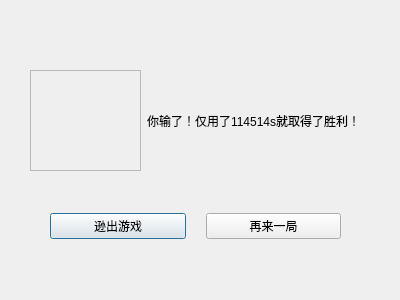
<?xml version="1.0" encoding="UTF-8"?>
<ui version="4.0">
 <class>LostDialog</class>
 <widget class="QDialog" name="LostDialog">
  <property name="geometry">
   <rect>
    <x>0</x>
    <y>0</y>
    <width>400</width>
    <height>300</height>
   </rect>
  </property>
  <property name="windowTitle">
   <string>LostDialog</string>
  </property>
  <widget class="QWidget" name="layoutWidget">
   <property name="geometry">
    <rect>
     <x>30</x>
     <y>70</y>
     <width>331</width>
     <height>101</height>
    </rect>
   </property>
   <layout class="QHBoxLayout" name="horizontalLayout_2">
    <item>
     <widget class="QFrame" name="frame">
      <property name="frameShape">
       <enum>QFrame::Shape::StyledPanel</enum>
      </property>
      <property name="frameShadow">
       <enum>QFrame::Shadow::Raised</enum>
      </property>
     </widget>
    </item>
    <item>
     <widget class="QLabel" name="lostMessageLabel">
      <property name="text">
       <string>你输了！仅用了114514s就取得了胜利！</string>
      </property>
     </widget>
    </item>
   </layout>
  </widget>
  <widget class="QWidget" name="layoutWidget_2">
   <property name="geometry">
    <rect>
     <x>50</x>
     <y>210</y>
     <width>291</width>
     <height>32</height>
    </rect>
   </property>
   <layout class="QHBoxLayout" name="horizontalLayout">
    <property name="spacing">
     <number>20</number>
    </property>
    <item>
     <widget class="QPushButton" name="exitGameButton">
      <property name="text">
       <string>逊出游戏</string>
      </property>
     </widget>
    </item>
    <item>
     <widget class="QPushButton" name="restartButton">
      <property name="text">
       <string>再来一局</string>
      </property>
     </widget>
    </item>
   </layout>
  </widget>
 </widget>
 <resources/>
 <connections/>
</ui>
